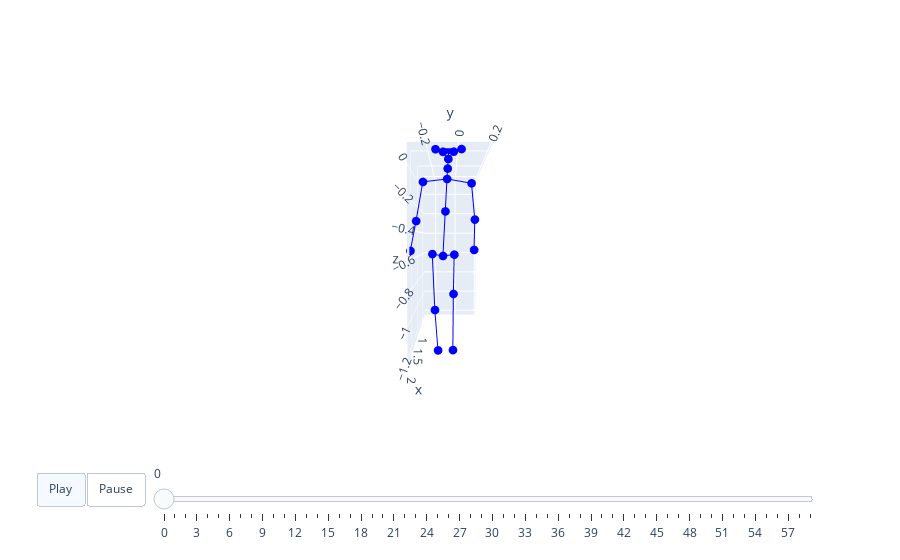

Notebook source saved alongside this figure:
### Code cell
def adjust_data(data):
    offset_rotation = .23
    # add head
    head = coco_head_joints.copy()
    head[0, :, [0,2]] = rotate2d_by_angle(coco_head_joints[0, :, [0,2]], np.pi)
    head[0, :, [1,2]] = rotate2d_by_angle(head[0, :, [1,2]], -2*offset_rotation)
    head = np.repeat(head, data.shape[0], axis=0)
    head += (data[:, [2]]+data[:, [3]])/2 - head[:, [0]]
    
    # rotate body up & move by feet
    data = np.concatenate((data, head), axis=1)
    for i in range(len(data)):
        data[i, :, [1,2]] = rotate2d_by_angle(data[i, :, [1,2]], offset_rotation)
        if i-1 >=0:
            diff_left = data[i, 14, 2] - data[i-1, 14, 2]
            diff_right = data[i, 18, 2] - data[i-1, 18, 2]
            if diff_left > diff_right:
                data[i, :, 2] -= diff_left
            else:
                data[i, :, 2] -= diff_right
    return data
__data = adjust_data(_data[5,0,600:660].copy())


DIRO_BONES = [(20,2), (2,3), (20,4), (4,5), (5,6), (20,8), (8,9), (9,10), (20,1), (1,0), (0,12), (12,13), (13,14), (0,16), (16,17), (17,18),
             # head
             [25, 27], [27, 29], [25, 26], [26, 28]]
animate3d(__data, DIRO_BONES)

### Figure 1 — Plotly figure (JSON) as saved in the notebook; plotly's stock layout.template omitted (floating-point values rounded to 4 significant figures)
{"data": [{"marker": {"color": "blue", "size": 3}, "mode": "lines+markers", "name": "Nodes0", "type": "scatter3d", "x": [2.135, 2.124, null, 2.124, 2.059, null, 2.135, 2.124, null, 2.124, 2.139, null, 2.139, 2.071, null, 2.135, 2.124, null, 2.124, 2.143, null, 2.143, 2.067, null, 2.135, 2.158, null, 2.158, 2.18, null, 2.18, 2.146, null, 2.146, 2.18, null, 2.18, 2.142, null, 2.18, 2.148, null, 2.148, 2.07, null, 2.07, 2.221, null, 2.092, 2.129, null, 2.129, 2.228, null, 2.092, 2.127, null, 2.127, 2.227], "y": [-0.07058, -0.06695, null, -0.06695, -0.05975, null, -0.07058, -0.225, null, -0.225, -0.2674, null, -0.2674, -0.3119, null, -0.07058, 0.08512, null, 0.08512, 0.1054, null, 0.1054, 0.1062, null, -0.07058, -0.08144, null, -0.08144, -0.09607, null, -0.09607, -0.1645, null, -0.1645, -0.147, null, -0.147, -0.1289, null, -0.09607, -0.025, null, -0.025, -0.02951, null, -0.02951, -0.03396, null, -0.06335, -0.02904, null, -0.02904, 0.01768, null, -0.06335, -0.09706, null, -0.09706, -0.1405], "z": [-0.07864, -0.01082, null, -0.01082, 0.1239, null, -0.07864, -0.09547, null, -0.09547, -0.345, null, -0.345, -0.537, null, -0.07864, -0.1042, null, -0.1042, -0.3359, null, -0.3359, -0.5306, null, -0.07864, -0.2851, null, -0.2851, -0.5648, null, -0.5648, -0.5546, null, -0.5546, -0.9056, null, -0.9056, -1.173, null, -0.5648, -0.5581, null, -0.5581, -0.8204, null, -0.8204, -1.147, null, 0.05654, 0.09431, null, 0.09431, 0.08664, null, 0.05654, 0.09428, null, 0.09428, 0.0859]}], "layout": {"scene": {"aspectmode": "manual", "aspectratio": {"x": 1.538, "y": 0.5259, "z": 1.375}, "camera": {"eye": {"x": 3, "y": 0, "z": 0.1}}, "xaxis": {"range": [0.6908, 2.228]}, "yaxis": {"range": [-0.3146, 0.2113]}, "zaxis": {"range": [-1.246, 0.1294]}}, "sliders": [{"len": 0.9, "pad": {"b": 10, "t": 60}, "steps": [{"args": [["frame0"], {"frame": {"duration": 0}, "fromcurrent": true, "mode": "immediate", "transition": {"duration": 0, "easing": "linear"}}], "label": "0", "method": "animate"}, {"args": [["frame1"], {"frame": {"duration": 0}, "fromcurrent": true, "mode": "immediate", "transition": {"duration": 0, "easing": "linear"}}], "label": "1", "method": "animate"}, {"args": [["frame2"], {"frame": {"duration": 0}, "fromcurrent": true, "mode": "immediate", "transition": {"duration": 0, "easing": "linear"}}], "label": "2", "method": "animate"}, {"args": [["frame3"], {"frame": {"duration": 0}, "fromcurrent": true, "mode": "immediate", "transition": {"duration": 0, "easing": "linear"}}], "label": "3", "method": "animate"}, {"args": [["frame4"], {"frame": {"duration": 0}, "fromcurrent": true, "mode": "immediate", "transition": {"duration": 0, "easing": "linear"}}], "label": "4", "method": "animate"}, {"args": [["frame5"], {"frame": {"duration": 0}, "fromcurrent": true, "mode": "immediate", "transition": {"duration": 0, "easing": "linear"}}], "label": "5", "method": "animate"}, {"args": [["frame6"], {"frame": {"duration": 0}, "fromcurrent": true, "mode": "immediate", "transition": {"duration": 0, "easing": "linear"}}], "label": "6", "method": "animate"}, {"args": [["frame7"], {"frame": {"duration": 0}, "fromcurrent": true, "mode": "immediate", "transition": {"duration": 0, "easing": "linear"}}], "label": "7", "method": "animate"}, {"args": [["frame8"], {"frame": {"duration": 0}, "fromcurrent": true, "mode": "immediate", "transition": {"duration": 0, "easing": "linear"}}], "label": "8", "method": "animate"}, {"args": [["frame9"], {"frame": {"duration": 0}, "fromcurrent": true, "mode": "immediate", "transition": {"duration": 0, "easing": "linear"}}], "label": "9", "method": "animate"}, {"args": [["frame10"], {"frame": {"duration": 0}, "fromcurrent": true, "mode": "immediate", "transition": {"duration": 0, "easing": "linear"}}], "label": "10", "method": "animate"}, {"args": [["frame11"], {"frame": {"duration": 0}, "fromcurrent": true, "mode": "immediate", "transition": {"duration": 0, "easing": "linear"}}], "label": "11", "method": "animate"}, {"args": [["frame12"], {"frame": {"duration": 0}, "fromcurrent": true, "mode": "immediate", "transition": {"duration": 0, "easing": "linear"}}], "label": "12", "method": "animate"}, {"args": [["frame13"], {"frame": {"duration": 0}, "fromcurrent": true, "mode": "immediate", "transition": {"duration": 0, "easing": "linear"}}], "label": "13", "method": "animate"}, {"args": [["frame14"], {"frame": {"duration": 0}, "fromcurrent": true, "mode": "immediate", "transition": {"duration": 0, "easing": "linear"}}], "label": "14", "method": "animate"}, {"args": [["frame15"], {"frame": {"duration": 0}, "fromcurrent": true, "mode": "immediate", "transition": {"duration": 0, "easing": "linear"}}], "label": "15", "method": "animate"}, {"args": [["frame16"], {"frame": {"duration": 0}, "fromcurrent": true, "mode": "immediate", "transition": {"duration": 0, "easing": "linear"}}], "label": "16", "method": "animate"}, {"args": [["frame17"], {"frame": {"duration": 0}, "fromcurrent": true, "mode": "immediate", "transition": {"duration": 0, "easing": "linear"}}], "label": "17", "method": "animate"}, {"args": [["frame18"], {"frame": {"duration": 0}, "fromcurrent": true, "mode": "immediate", "transition": {"duration": 0, "easing": "linear"}}], "label": "18", "method": "animate"}, {"args": [["frame19"], {"frame": {"duration": 0}, "fromcurrent": true, "mode": "immediate", "transition": {"duration": 0, "easing": "linear"}}], "label": "19", "method": "animate"}, {"args": [["frame20"], {"frame": {"duration": 0}, "fromcurrent": true, "mode": "immediate", "transition": {"duration": 0, "easing": "linear"}}], "label": "20", "method": "animate"}, {"args": [["frame21"], {"frame": {"duration": 0}, "fromcurrent": true, "mode": "immediate", "transition": {"duration": 0, "easing": "linear"}}], "label": "21", "method": "animate"}, {"args": [["frame22"], {"frame": {"duration": 0}, "fromcurrent": true, "mode": "immediate", "transition": {"duration": 0, "easing": "linear"}}], "label": "22", "method": "animate"}, {"args": [["frame23"], {"frame": {"duration": 0}, "fromcurrent": true, "mode": "immediate", "transition": {"duration": 0, "easing": "linear"}}], "label": "23", "method": "animate"}, {"args": [["frame24"], {"frame": {"duration": 0}, "fromcurrent": true, "mode": "immediate", "transition": {"duration": 0, "easing": "linear"}}], "label": "24", "method": "animate"}, {"args": [["frame25"], {"frame": {"duration": 0}, "fromcurrent": true, "mode": "immediate", "transition": {"duration": 0, "easing": "linear"}}], "label": "25", "method": "animate"}, {"args": [["frame26"], {"frame": {"duration": 0}, "fromcurrent": true, "mode": "immediate", "transition": {"duration": 0, "easing": "linear"}}], "label": "26", "method": "animate"}, {"args": [["frame27"], {"frame": {"duration": 0}, "fromcurrent": true, "mode": "immediate", "transition": {"duration": 0, "easing": "linear"}}], "label": "27", "method": "animate"}, {"args": [["frame28"], {"frame": {"duration": 0}, "fromcurrent": true, "mode": "immediate", "transition": {"duration": 0, "easing": "linear"}}], "label": "28", "method": "animate"}, {"args": [["frame29"], {"frame": {"duration": 0}, "fromcurrent": true, "mode": "immediate", "transition": {"duration": 0, "easing": "linear"}}], "label": "29", "method": "animate"}, {"args": [["frame30"], {"frame": {"duration": 0}, "fromcurrent": true, "mode": "immediate", "transition": {"duration": 0, "easing": "linear"}}], "label": "30", "method": "animate"}, {"args": [["frame31"], {"frame": {"duration": 0}, "fromcurrent": true, "mode": "immediate", "transition": {"duration": 0, "easing": "linear"}}], "label": "31", "method": "animate"}, {"args": [["frame32"], {"frame": {"duration": 0}, "fromcurrent": true, "mode": "immediate", "transition": {"duration": 0, "easing": "linear"}}], "label": "32", "method": "animate"}, {"args": [["frame33"], {"frame": {"duration": 0}, "fromcurrent": true, "mode": "immediate", "transition": {"duration": 0, "easing": "linear"}}], "label": "33", "method": "animate"}, {"args": [["frame34"], {"frame": {"duration": 0}, "fromcurrent": true, "mode": "immediate", "transition": {"duration": 0, "easing": "linear"}}], "label": "34", "method": "animate"}, {"args": [["frame35"], {"frame": {"duration": 0}, "fromcurrent": true, "mode": "immediate", "transition": {"duration": 0, "easing": "linear"}}], "label": "35", "method": "animate"}, {"args": [["frame36"], {"frame": {"duration": 0}, "fromcurrent": true, "mode": "immediate", "transition": {"duration": 0, "easing": "linear"}}], "label": "36", "method": "animate"}, {"args": [["frame37"], {"frame": {"duration": 0}, "fromcurrent": true, "mode": "immediate", "transition": {"duration": 0, "easing": "linear"}}], "label": "37", "method": "animate"}, {"args": [["frame38"], {"frame": {"duration": 0}, "fromcurrent": true, "mode": "immediate", "transition": {"duration": 0, "easing": "linear"}}], "label": "38", "method": "animate"}, {"args": [["frame39"], {"frame": {"duration": 0}, "fromcurrent": true, "mode": "immediate", "transition": {"duration": 0, "easing": "linear"}}], "label": "39", "method": "animate"}, {"args": [["frame40"], {"frame": {"duration": 0}, "fromcurrent": true, "mode": "immediate", "transition": {"duration": 0, "easing": "linear"}}], "label": "40", "method": "animate"}, {"args": [["frame41"], {"frame": {"duration": 0}, "fromcurrent": true, "mode": "immediate", "transition": {"duration": 0, "easing": "linear"}}], "label": "41", "method": "animate"}, {"args": [["frame42"], {"frame": {"duration": 0}, "fromcurrent": true, "mode": "immediate", "transition": {"duration": 0, "easing": "linear"}}], "label": "42", "method": "animate"}, {"args": [["frame43"], {"frame": {"duration": 0}, "fromcurrent": true, "mode": "immediate", "transition": {"duration": 0, "easing": "linear"}}], "label": "43", "method": "animate"}, {"args": [["frame44"], {"frame": {"duration": 0}, "fromcurrent": true, "mode": "immediate", "transition": {"duration": 0, "easing": "linear"}}], "label": "44", "method": "animate"}, {"args": [["frame45"], {"frame": {"duration": 0}, "fromcurrent": true, "mode": "immediate", "transition": {"duration": 0, "easing": "linear"}}], "label": "45", "method": "animate"}, {"args": [["frame46"], {"frame": {"duration": 0}, "fromcurrent": true, "mode": "immediate", "transition": {"duration": 0, "easing": "linear"}}], "label": "46", "method": "animate"}, {"args": [["frame47"], {"frame": {"duration": 0}, "fromcurrent": true, "mode": "immediate", "transition": {"duration": 0, "easing": "linear"}}], "label": "47", "method": "animate"}, {"args": [["frame48"], {"frame": {"duration": 0}, "fromcurrent": true, "mode": "immediate", "transition": {"duration": 0, "easing": "linear"}}], "label": "48", "method": "animate"}, {"args": [["frame49"], {"frame": {"duration": 0}, "fromcurrent": true, "mode": "immediate", "transition": {"duration": 0, "easing": "linear"}}], "label": "49", "method": "animate"}, {"args": [["frame50"], {"frame": {"duration": 0}, "fromcurrent": true, "mode": "immediate", "transition": {"duration": 0, "easing": "linear"}}], "label": "50", "method": "animate"}, {"args": [["frame51"], {"frame": {"duration": 0}, "fromcurrent": true, "mode": "immediate", "transition": {"duration": 0, "easing": "linear"}}], "label": "51", "method": "animate"}, {"args": [["frame52"], {"frame": {"duration": 0}, "fromcurrent": true, "mode": "immediate", "transition": {"duration": 0, "easing": "linear"}}], "label": "52", "method": "animate"}, {"args": [["frame53"], {"frame": {"duration": 0}, "fromcurrent": true, "mode": "immediate", "transition": {"duration": 0, "easing": "linear"}}], "label": "53", "method": "animate"}, {"args": [["frame54"], {"frame": {"duration": 0}, "fromcurrent": true, "mode": "immediate", "transition": {"duration": 0, "easing": "linear"}}], "label": "54", "method": "animate"}, {"args": [["frame55"], {"frame": {"duration": 0}, "fromcurrent": true, "mode": "immediate", "transition": {"duration": 0, "easing": "linear"}}], "label": "55", "method": "animate"}, {"args": [["frame56"], {"frame": {"duration": 0}, "fromcurrent": true, "mode": "immediate", "transition": {"duration": 0, "easing": "linear"}}], "label": "56", "method": "animate"}, {"args": [["frame57"], {"frame": {"duration": 0}, "fromcurrent": true, "mode": "immediate", "transition": {"duration": 0, "easing": "linear"}}], "label": "57", "method": "animate"}, {"args": [["frame58"], {"frame": {"duration": 0}, "fromcurrent": true, "mode": "immediate", "transition": {"duration": 0, "easing": "linear"}}], "label": "58", "method": "animate"}, {"args": [["frame59"], {"frame": {"duration": 0}, "fromcurrent": true, "mode": "immediate", "transition": {"duration": 0, "easing": "linear"}}], "label": "59", "method": "animate"}], "x": 0.1, "y": 0}], "updatemenus": [{"buttons": [{"args": [null, {"frame": {"duration": 40}, "fromcurrent": true, "mode": "immediate", "transition": {"duration": 40, "easing": "linear"}}], "label": "Play", "method": "animate"}, {"args": [[null], {"frame": {"duration": 0}, "fromcurrent": true, "mode": "immediate", "transition": {"duration": 0, "easing": "linear"}}], "label": "Pause", "method": "animate"}], "direction": "left", "pad": {"r": 10, "t": 70}, "type": "buttons", "x": 0.1, "y": 0}]}}
